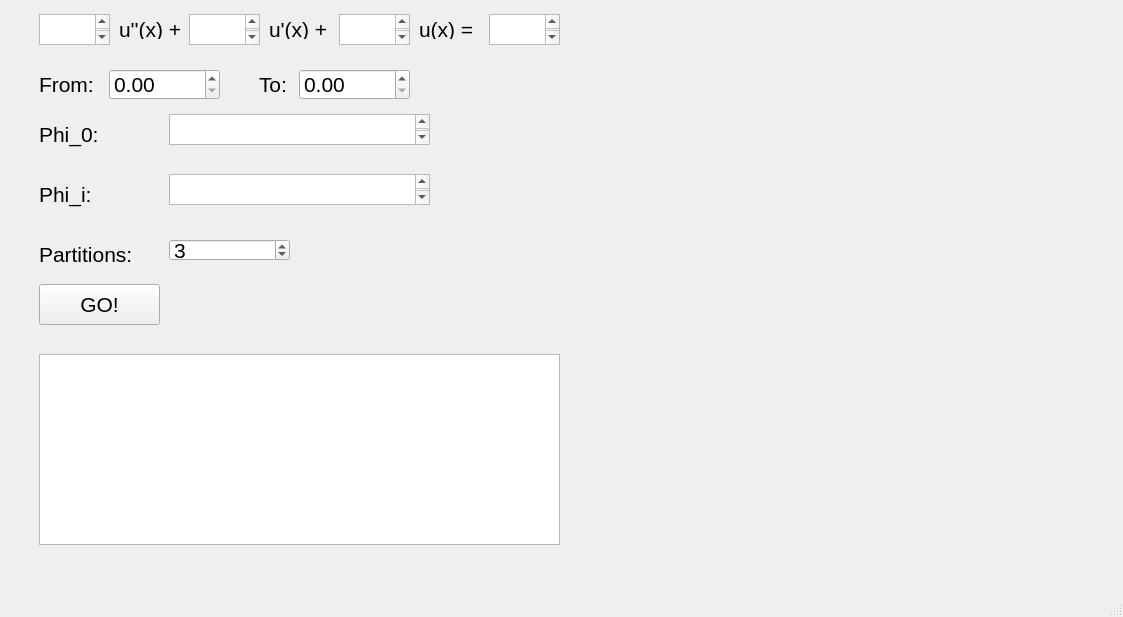
<?xml version="1.0" encoding="UTF-8"?>
<ui version="4.0">
 <class>MainWindow</class>
 <widget class="QMainWindow" name="MainWindow">
  <property name="geometry">
   <rect>
    <x>0</x>
    <y>0</y>
    <width>1123</width>
    <height>617</height>
   </rect>
  </property>
  <property name="windowTitle">
   <string>ODE - Finite Elements</string>
  </property>
  <widget class="QWidget" name="centralwidget">
   <layout class="QHBoxLayout" name="horizontalLayout">
    <item>
     <widget class="QWidget" name="Controls" native="true">
      <property name="sizePolicy">
       <sizepolicy hsizetype="Maximum" vsizetype="Preferred">
        <horstretch>0</horstretch>
        <verstretch>0</verstretch>
       </sizepolicy>
      </property>
      <property name="maximumSize">
       <size>
        <width>800</width>
        <height>16777215</height>
       </size>
      </property>
      <widget class="QLabel" name="label_7">
       <property name="geometry">
        <rect>
         <x>410</x>
         <y>10</y>
         <width>71</width>
         <height>20</height>
        </rect>
       </property>
       <property name="font">
        <font>
         <pointsize>16</pointsize>
        </font>
       </property>
       <property name="text">
        <string>u(x) =</string>
       </property>
      </widget>
      <widget class="QLabel" name="label_6">
       <property name="geometry">
        <rect>
         <x>30</x>
         <y>65</y>
         <width>71</width>
         <height>20</height>
        </rect>
       </property>
       <property name="font">
        <font>
         <pointsize>16</pointsize>
        </font>
       </property>
       <property name="text">
        <string>From:</string>
       </property>
      </widget>
      <widget class="QLabel" name="label_8">
       <property name="geometry">
        <rect>
         <x>250</x>
         <y>65</y>
         <width>41</width>
         <height>20</height>
        </rect>
       </property>
       <property name="font">
        <font>
         <pointsize>16</pointsize>
        </font>
       </property>
       <property name="text">
        <string>To:</string>
       </property>
      </widget>
      <widget class="QTextEdit" name="A_text">
       <property name="geometry">
        <rect>
         <x>30</x>
         <y>5</y>
         <width>71</width>
         <height>31</height>
        </rect>
       </property>
       <property name="font">
        <font>
         <pointsize>16</pointsize>
        </font>
       </property>
      </widget>
      <widget class="QTextEdit" name="B_text">
       <property name="geometry">
        <rect>
         <x>180</x>
         <y>5</y>
         <width>71</width>
         <height>31</height>
        </rect>
       </property>
       <property name="font">
        <font>
         <pointsize>16</pointsize>
        </font>
       </property>
      </widget>
      <widget class="QLabel" name="label_4">
       <property name="geometry">
        <rect>
         <x>110</x>
         <y>10</y>
         <width>71</width>
         <height>20</height>
        </rect>
       </property>
       <property name="font">
        <font>
         <pointsize>16</pointsize>
        </font>
       </property>
       <property name="text">
        <string>u''(x) + </string>
       </property>
      </widget>
      <widget class="QPushButton" name="GoButton">
       <property name="geometry">
        <rect>
         <x>30</x>
         <y>275</y>
         <width>121</width>
         <height>41</height>
        </rect>
       </property>
       <property name="font">
        <font>
         <pointsize>16</pointsize>
        </font>
       </property>
       <property name="text">
        <string>GO!</string>
       </property>
      </widget>
      <widget class="QTextEdit" name="StringPolynomial_text">
       <property name="geometry">
        <rect>
         <x>160</x>
         <y>165</y>
         <width>261</width>
         <height>31</height>
        </rect>
       </property>
       <property name="font">
        <font>
         <pointsize>16</pointsize>
        </font>
       </property>
      </widget>
      <widget class="QTextEdit" name="phi_0_text">
       <property name="geometry">
        <rect>
         <x>160</x>
         <y>105</y>
         <width>261</width>
         <height>31</height>
        </rect>
       </property>
       <property name="font">
        <font>
         <pointsize>16</pointsize>
        </font>
       </property>
      </widget>
      <widget class="QTextEdit" name="C_text">
       <property name="geometry">
        <rect>
         <x>330</x>
         <y>5</y>
         <width>71</width>
         <height>31</height>
        </rect>
       </property>
       <property name="font">
        <font>
         <pointsize>16</pointsize>
        </font>
       </property>
      </widget>
      <widget class="QTextEdit" name="console_text">
       <property name="geometry">
        <rect>
         <x>30</x>
         <y>345</y>
         <width>521</width>
         <height>191</height>
        </rect>
       </property>
       <property name="font">
        <font>
         <pointsize>16</pointsize>
        </font>
       </property>
      </widget>
      <widget class="QDoubleSpinBox" name="to_Box">
       <property name="geometry">
        <rect>
         <x>290</x>
         <y>60</y>
         <width>111</width>
         <height>31</height>
        </rect>
       </property>
       <property name="font">
        <font>
         <pointsize>16</pointsize>
        </font>
       </property>
      </widget>
      <widget class="QLabel" name="label_2">
       <property name="geometry">
        <rect>
         <x>30</x>
         <y>235</y>
         <width>121</width>
         <height>20</height>
        </rect>
       </property>
       <property name="font">
        <font>
         <pointsize>16</pointsize>
        </font>
       </property>
       <property name="text">
        <string>Partitions:</string>
       </property>
      </widget>
      <widget class="QTextEdit" name="f_text">
       <property name="geometry">
        <rect>
         <x>480</x>
         <y>5</y>
         <width>71</width>
         <height>31</height>
        </rect>
       </property>
       <property name="font">
        <font>
         <pointsize>16</pointsize>
        </font>
       </property>
      </widget>
      <widget class="QLabel" name="label_3">
       <property name="geometry">
        <rect>
         <x>30</x>
         <y>110</y>
         <width>131</width>
         <height>31</height>
        </rect>
       </property>
       <property name="font">
        <font>
         <pointsize>16</pointsize>
        </font>
       </property>
       <property name="text">
        <string>Phi_0:</string>
       </property>
      </widget>
      <widget class="QLabel" name="label">
       <property name="geometry">
        <rect>
         <x>30</x>
         <y>170</y>
         <width>131</width>
         <height>31</height>
        </rect>
       </property>
       <property name="font">
        <font>
         <pointsize>16</pointsize>
        </font>
       </property>
       <property name="text">
        <string>Phi_i:</string>
       </property>
      </widget>
      <widget class="QDoubleSpinBox" name="from_Box">
       <property name="geometry">
        <rect>
         <x>100</x>
         <y>60</y>
         <width>111</width>
         <height>31</height>
        </rect>
       </property>
       <property name="font">
        <font>
         <pointsize>16</pointsize>
        </font>
       </property>
      </widget>
      <widget class="QSpinBox" name="N_spinBox">
       <property name="geometry">
        <rect>
         <x>160</x>
         <y>230</y>
         <width>121</width>
         <height>22</height>
        </rect>
       </property>
       <property name="font">
        <font>
         <pointsize>16</pointsize>
        </font>
       </property>
       <property name="value">
        <number>3</number>
       </property>
      </widget>
      <widget class="QLabel" name="label_5">
       <property name="geometry">
        <rect>
         <x>260</x>
         <y>10</y>
         <width>71</width>
         <height>20</height>
        </rect>
       </property>
       <property name="font">
        <font>
         <pointsize>16</pointsize>
        </font>
       </property>
       <property name="text">
        <string>u'(x) + </string>
       </property>
      </widget>
     </widget>
    </item>
    <item>
     <widget class="QWidget" name="mplwindow" native="true">
      <property name="sizePolicy">
       <sizepolicy hsizetype="Expanding" vsizetype="Ignored">
        <horstretch>0</horstretch>
        <verstretch>0</verstretch>
       </sizepolicy>
      </property>
      <property name="maximumSize">
       <size>
        <width>540</width>
        <height>16777215</height>
       </size>
      </property>
      <layout class="QVBoxLayout" name="mplvl"/>
     </widget>
    </item>
   </layout>
  </widget>
  <widget class="QMenuBar" name="menubar">
   <property name="geometry">
    <rect>
     <x>0</x>
     <y>0</y>
     <width>1123</width>
     <height>21</height>
    </rect>
   </property>
  </widget>
  <widget class="QStatusBar" name="statusbar"/>
 </widget>
 <resources/>
 <connections/>
</ui>
